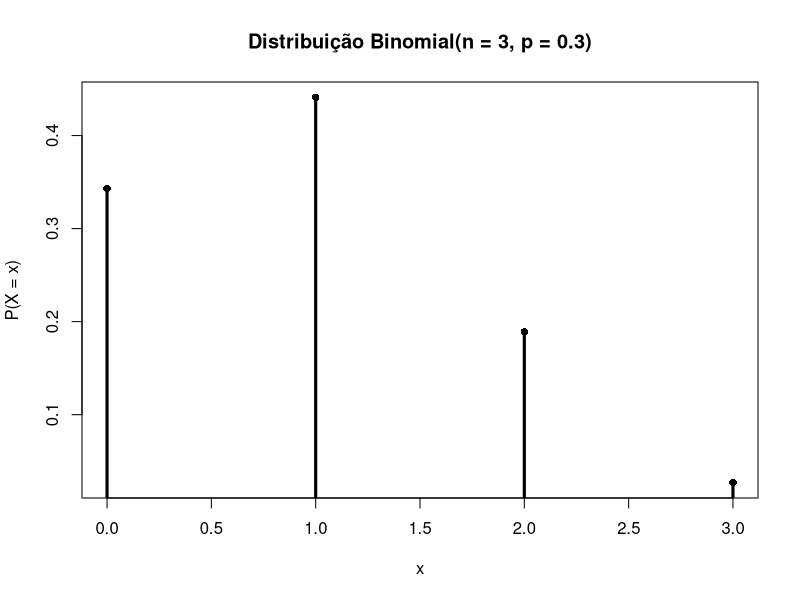

Write the R code that produced this figure.
## ---- chunk 1
set.seed(42)

# parâmetros da binomial
n <- 3       # número de tentativas
p <- 0.3     # probabilidade de sucesso

# suporte
x <- 0:n

# pmf
fx <- dbinom(x, size = n, prob = p)

# gráfico
plot(x, fx,
     type = "h", lwd = 3,
     xlab = "x", ylab = "P(X = x)",
     main = sprintf("Distribuição Binomial(n = %d, p = %.1f)", n, p))
points(x, fx, pch = 16)

## ---- chunk 2
prob = function(x, l){
  e = exp(1)
  ((e^-l) * l^x) / factorial(x)
}

# loop de 0 a 5
for (x in 0:5) {
  cat("x =", x, "->", prob(x, l = 2.5), "\n")
}
